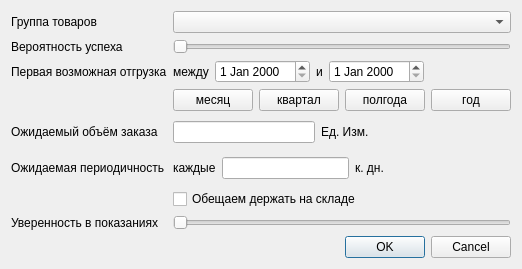
<?xml version="1.0" encoding="UTF-8"?>
<ui version="4.0">
 <class>Dialog_EditSalesOppotunity</class>
 <widget class="QDialog" name="Dialog_EditSalesOppotunity">
  <property name="geometry">
   <rect>
    <x>0</x>
    <y>0</y>
    <width>425</width>
    <height>269</height>
   </rect>
  </property>
  <property name="maximumSize">
   <size>
    <width>682</width>
    <height>269</height>
   </size>
  </property>
  <property name="windowTitle">
   <string>Dialog</string>
  </property>
  <layout class="QVBoxLayout" name="verticalLayout">
   <item>
    <layout class="QGridLayout" name="gridLayout">
     <item row="0" column="1">
      <widget class="QComboBox" name="comboBox_material_type"/>
     </item>
     <item row="7" column="0">
      <widget class="QLabel" name="label_3">
       <property name="text">
        <string>Уверенность в показаниях</string>
       </property>
      </widget>
     </item>
     <item row="5" column="0">
      <widget class="QLabel" name="label_5">
       <property name="text">
        <string>Ожидаемая периодичность</string>
       </property>
      </widget>
     </item>
     <item row="4" column="0">
      <widget class="QLabel" name="label_4">
       <property name="text">
        <string>Ожидаемый объём заказа</string>
       </property>
      </widget>
     </item>
     <item row="1" column="0">
      <widget class="QLabel" name="label_2">
       <property name="text">
        <string>Вероятность успеха</string>
       </property>
      </widget>
     </item>
     <item row="2" column="0">
      <widget class="QLabel" name="label_6">
       <property name="text">
        <string>Первая возможная отгрузка</string>
       </property>
      </widget>
     </item>
     <item row="0" column="0">
      <widget class="QLabel" name="label">
       <property name="text">
        <string>Группа товаров</string>
       </property>
      </widget>
     </item>
     <item row="7" column="1">
      <layout class="QHBoxLayout" name="horizontalLayout_5">
       <item>
        <widget class="QSlider" name="horizontalSlider_surelevel">
         <property name="orientation">
          <enum>Qt::Horizontal</enum>
         </property>
        </widget>
       </item>
      </layout>
     </item>
     <item row="1" column="1">
      <layout class="QHBoxLayout" name="horizontalLayout_2">
       <item>
        <widget class="QSlider" name="horizontalSlider_succprob">
         <property name="orientation">
          <enum>Qt::Horizontal</enum>
         </property>
        </widget>
       </item>
      </layout>
     </item>
     <item row="2" column="1">
      <layout class="QHBoxLayout" name="horizontalLayout">
       <item>
        <widget class="QLabel" name="label_10">
         <property name="text">
          <string>между</string>
         </property>
        </widget>
       </item>
       <item>
        <widget class="QDateEdit" name="dateEdit_start_early"/>
       </item>
       <item>
        <widget class="QLabel" name="label_11">
         <property name="text">
          <string>и</string>
         </property>
        </widget>
       </item>
       <item>
        <widget class="QDateEdit" name="dateEdit_start_late"/>
       </item>
       <item>
        <spacer name="horizontalSpacer_2">
         <property name="orientation">
          <enum>Qt::Horizontal</enum>
         </property>
         <property name="sizeHint" stdset="0">
          <size>
           <width>40</width>
           <height>20</height>
          </size>
         </property>
        </spacer>
       </item>
      </layout>
     </item>
     <item row="5" column="1">
      <layout class="QHBoxLayout" name="horizontalLayout_4">
       <item>
        <widget class="QLabel" name="label_7">
         <property name="text">
          <string>каждые</string>
         </property>
        </widget>
       </item>
       <item>
        <widget class="QLineEdit" name="lineEdit_expected_periodicity"/>
       </item>
       <item>
        <widget class="QLabel" name="label_8">
         <property name="text">
          <string>к. дн.</string>
         </property>
        </widget>
       </item>
       <item>
        <spacer name="horizontalSpacer">
         <property name="orientation">
          <enum>Qt::Horizontal</enum>
         </property>
         <property name="sizeHint" stdset="0">
          <size>
           <width>40</width>
           <height>20</height>
          </size>
         </property>
        </spacer>
       </item>
      </layout>
     </item>
     <item row="4" column="1">
      <layout class="QHBoxLayout" name="horizontalLayout_3">
       <item>
        <widget class="QLineEdit" name="lineEdit_expected_qtty"/>
       </item>
       <item>
        <widget class="QLabel" name="label_meas_unit">
         <property name="text">
          <string>Ед. Изм.</string>
         </property>
        </widget>
       </item>
       <item>
        <spacer name="horizontalSpacer_3">
         <property name="orientation">
          <enum>Qt::Horizontal</enum>
         </property>
         <property name="sizeHint" stdset="0">
          <size>
           <width>40</width>
           <height>20</height>
          </size>
         </property>
        </spacer>
       </item>
      </layout>
     </item>
     <item row="6" column="1">
      <widget class="QCheckBox" name="checkBox_instock_promise">
       <property name="text">
        <string>Обещаем держать на складе</string>
       </property>
      </widget>
     </item>
     <item row="3" column="1">
      <layout class="QHBoxLayout" name="horizontalLayout_7">
       <item>
        <widget class="QPushButton" name="pushButton_changedates_to_m">
         <property name="text">
          <string>месяц</string>
         </property>
        </widget>
       </item>
       <item>
        <widget class="QPushButton" name="pushButton_changedates_to_q">
         <property name="text">
          <string>квартал</string>
         </property>
        </widget>
       </item>
       <item>
        <widget class="QPushButton" name="pushButton_changedates_to_hy">
         <property name="text">
          <string>полгода</string>
         </property>
        </widget>
       </item>
       <item>
        <widget class="QPushButton" name="pushButton_changedates_to_y">
         <property name="text">
          <string>год</string>
         </property>
        </widget>
       </item>
      </layout>
     </item>
    </layout>
   </item>
   <item>
    <layout class="QHBoxLayout" name="horizontalLayout_6">
     <item>
      <widget class="QDialogButtonBox" name="buttonBox">
       <property name="orientation">
        <enum>Qt::Horizontal</enum>
       </property>
       <property name="standardButtons">
        <set>QDialogButtonBox::Cancel|QDialogButtonBox::Ok</set>
       </property>
      </widget>
     </item>
    </layout>
   </item>
  </layout>
 </widget>
 <resources/>
 <connections>
  <connection>
   <sender>buttonBox</sender>
   <signal>accepted()</signal>
   <receiver>Dialog_EditSalesOppotunity</receiver>
   <slot>accept()</slot>
   <hints>
    <hint type="sourcelabel">
     <x>248</x>
     <y>254</y>
    </hint>
    <hint type="destinationlabel">
     <x>157</x>
     <y>274</y>
    </hint>
   </hints>
  </connection>
  <connection>
   <sender>buttonBox</sender>
   <signal>rejected()</signal>
   <receiver>Dialog_EditSalesOppotunity</receiver>
   <slot>reject()</slot>
   <hints>
    <hint type="sourcelabel">
     <x>316</x>
     <y>260</y>
    </hint>
    <hint type="destinationlabel">
     <x>286</x>
     <y>274</y>
    </hint>
   </hints>
  </connection>
 </connections>
</ui>
